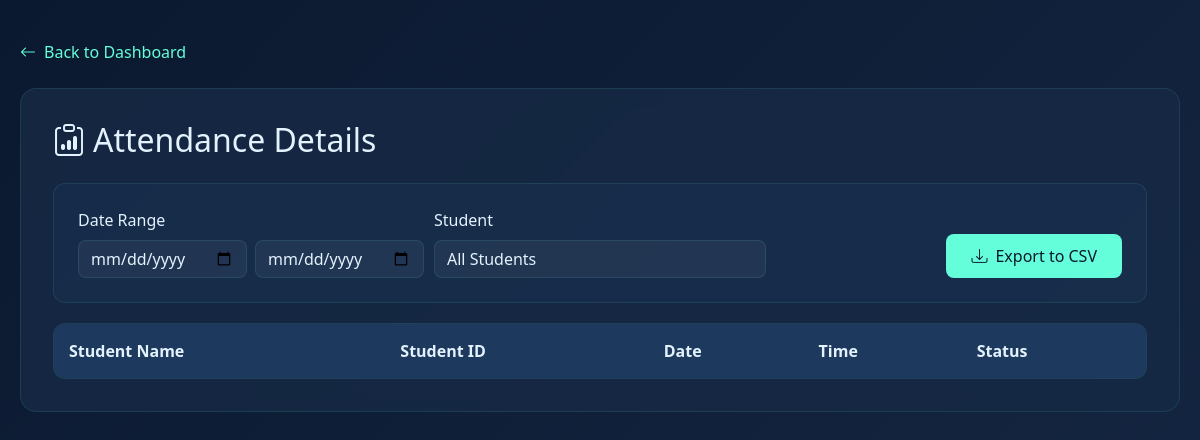
Page /details/ on the earlier database version.
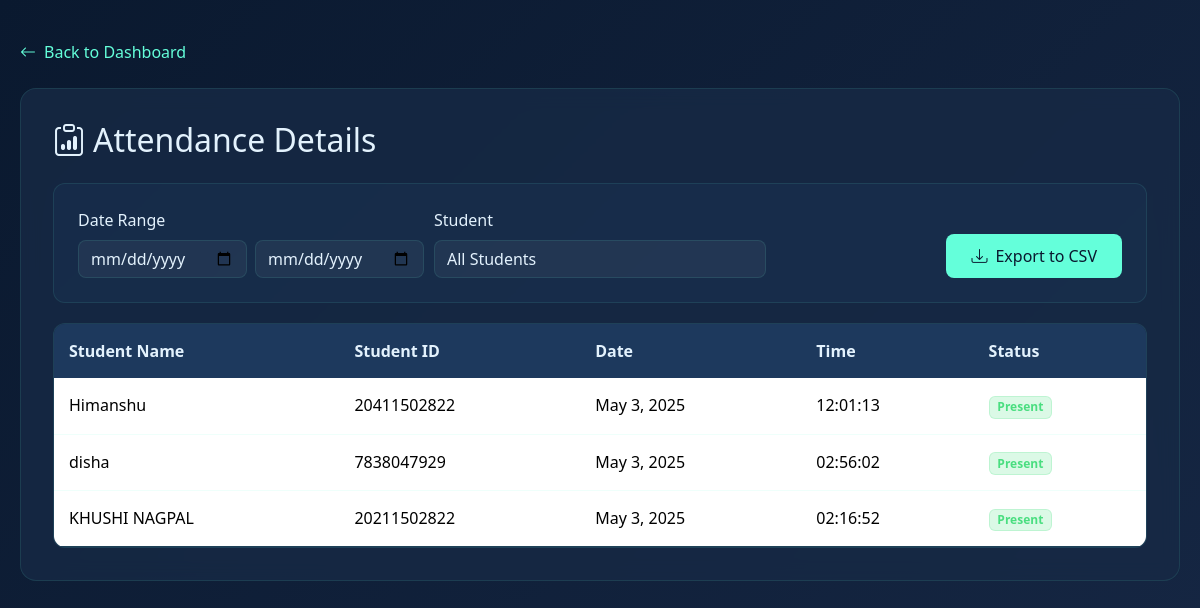
Same page on the later database version.
### face_recognition_app/models.py (models this page shows, shortened)
class Attendance(models.Model):
    student = models.ForeignKey(Student, on_delete=models.CASCADE)
    date = models.DateField(auto_now_add=True)
    time = models.TimeField(auto_now_add=True)
    class Meta:
        unique_together = ['student', 'date']

class Student(models.Model):
    student_id = models.CharField(max_length=20, unique=True)
    name = models.CharField(max_length=100)
    photo = models.ImageField(upload_to='student_photos/')
    face_encoding = models.BinaryField(null=True)

### face_recognition_app/views.py (the view)
# urls.py: path('details/', views.attendance_details, name='details'),
def attendance_details(request):
    students = Student.objects.all()
    attendance_list = Attendance.objects.all().order_by('-date', '-time')
    return render(request, 'face_recognition_app/details.html', {
        'attendance': attendance_list,
        'students': students
    })

### face_recognition_app/templates/face_recognition_app/details.html (shortened to what this page needs)
<!DOCTYPE html>
<html>
<head>
    <link href="https://cdn.jsdelivr.net/npm/bootstrap@5.3.2/dist/css/bootstrap.min.css" rel="stylesheet">
    <link rel="stylesheet" href="https://cdn.jsdelivr.net/npm/bootstrap-icons@1.11.1/font/bootstrap-icons.css">
</head>
<body>
    <div class="main-container">
        <a href="/" class="back-btn">
            <i class="bi bi-arrow-left me-2"></i> Back to Dashboard
        </a>
        <div class="content-section">
            <h2 class="mb-4">
                <i class="bi bi-clipboard-data me-2"></i>Attendance Details
            </h2>
            <div class="filters-section">
                <div class="row align-items-end">
                    <div class="col-md-4">
                        <label class="form-label">Date Range</label>
                        <div class="d-flex gap-2">
                            <input type="date" id="startDate" class="form-control">
                            <input type="date" id="endDate" class="form-control">
                        </div>
                    </div>
                    <div class="col-md-4">
                        <label class="form-label">Student</label>
                        <select id="studentFilter" class="form-select">
                            <option value="">All Students</option>
                        </select>
                    </div>
                    <div class="col-md-4 text-end">
                        <button class="btn-export" onclick="exportToCSV()">
                            <i class="bi bi-download me-2"></i>Export to CSV
                        </button>
                    </div>
                </div>
            </div>
            <div class="table-container">
                <table class="table custom-table">
                    <thead>
                        <tr>
                            <th>Student Name</th>
                            <th>Student ID</th>
                            <th>Date</th>
                            <th>Time</th>
                            <th>Status</th>
                        </tr>
                    </thead>
                    <tbody id="attendanceData">
                        {% for record in attendance %}
                        <tr>
                            <td>{{ record.student.name }}</td>
                            <td>{{ record.student.student_id }}</td>
                            <td>{{ record.date }}</td>
                            <td>{{ record.time|time:"H:i:s" }}</td>
                            <td><span class="badge bg-success">Present</span></td>
                        </tr>
                        {% endfor %}
                    </tbody>
                </table>
            </div>
        </div>
    </div>
</body>
</html>

### face_recognition_app/templates/face_recognition_app/details.html (style rules this page uses)
:root { --primary-color: #1e3a5f; --secondary-color: #2d4a7c; --accent-color: #64ffda; --text-light: #e3f2fd; --dark-bg: #0a192f; --card-bg: #172a45; --border-color: rgba(100, 255, 218, 0.1); }
body { background: linear-gradient(135deg, var(--dark-bg), #162744); background-attachment: fixed; font-family: 'Segoe UI', system-ui, -apple-system; color: var(--text-light); }
.main-container { max-width: 1200px; margin: 40px auto; padding: 0 20px; }
.content-section { background: rgba(23, 42, 69, 0.8); border-radius: 16px; backdrop-filter: blur(10px); padding: 2rem; margin-bottom: 30px; border: 1px solid var(--border-color); }
.filters-section { background: rgba(30, 58, 95, 0.3); border-radius: 12px; padding: 1.5rem; margin-bottom: 20px; border: 1px solid var(--border-color); }
.table-container { background: rgba(30, 58, 95, 0.3); border-radius: 12px; overflow: hidden; border: 1px solid var(--border-color); }
.custom-table { margin-bottom: 0; color: var(--text-light); }
.custom-table thead th { background: rgba(30, 58, 95, 0.95); color: var(--text-light); border: none; padding: 15px; }
.custom-table tbody tr { border-color: var(--border-color); }
.custom-table td { padding: 15px; border-color: var(--border-color); }
.back-btn { text-decoration: none; color: var(--accent-color); display: inline-flex; align-items: center; margin-bottom: 1.5rem; font-weight: 500; transition: all 0.3s ease; }
.btn-export { background-color: var(--accent-color); color: var(--dark-bg); border: none; padding: 10px 25px; border-radius: 8px; transition: all 0.3s ease; font-weight: 500; }
.form-control, .form-select { background: rgba(255, 255, 255, 0.05); border: 1px solid var(--border-color); color: var(--text-light); border-radius: 8px; }
.form-label { color: var(--text-light); font-weight: 500; }
.badge.bg-success { background-color: rgba(74, 222, 128, 0.2) !important; color: #4ade80; border: 1px solid rgba(74, 222, 128, 0.2); }

Differences in the rows shown:
added Attendance: student.name "Himanshu", student.student_id "20411502822", date "May 3, 2025", time "12:01:13"
added Attendance: student.name "disha", student.student_id "7838047929", date "May 3, 2025", time "02:56:02"
added Attendance: student.name "KHUSHI NAGPAL", student.student_id "20211502822", date "May 3, 2025", time "02:16:52"
